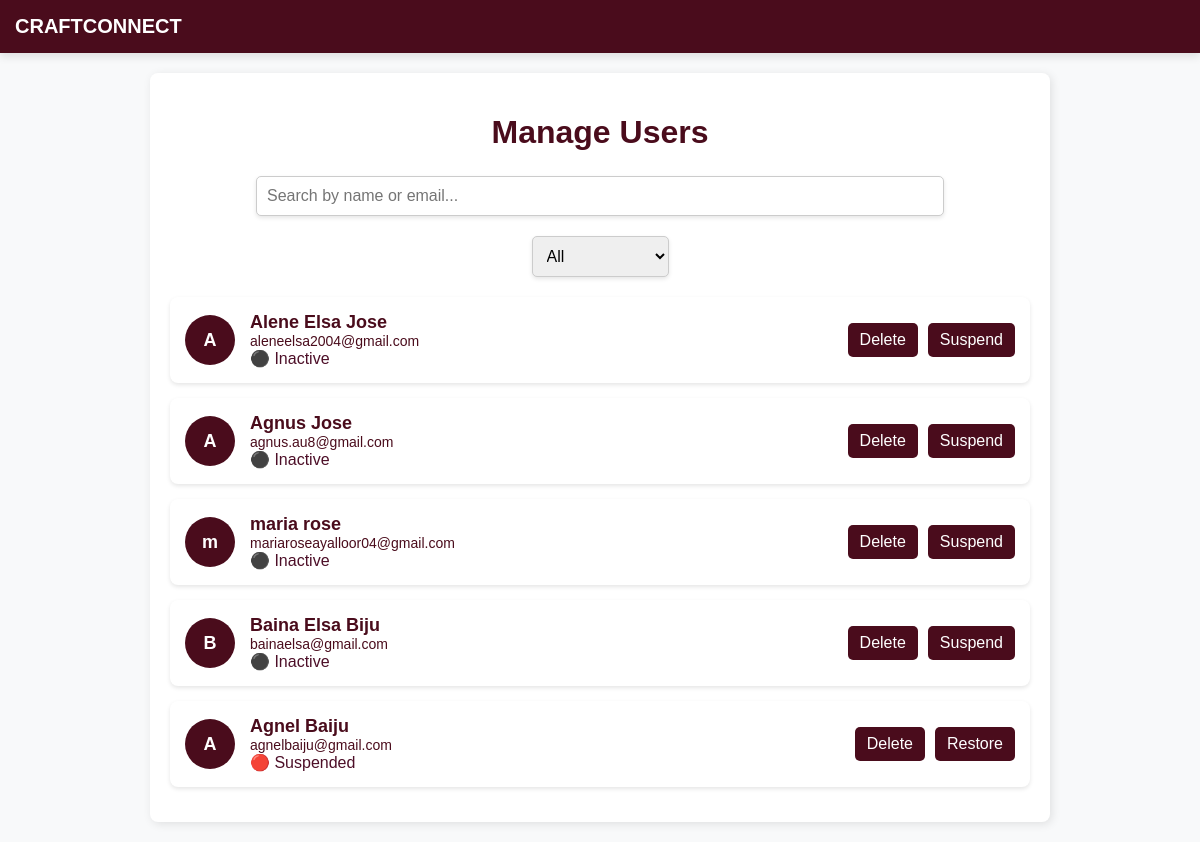
Page /admin/users (signed in) on the committed database.
### tables this page shows
CREATE TABLE users (
            id INTEGER PRIMARY KEY AUTOINCREMENT,
            name TEXT NOT NULL,
            email TEXT UNIQUE NOT NULL,
            password TEXT NOT NULL,
            user_type TEXT NOT NULL,
            profile_pic TEXT DEFAULT 'default_profile.jpg'
        , phone TEXT, whatsapp TEXT, address TEXT, description TEXT, username TEXT, suspended default 0, is_logged_in integer default 0);

### app.py (the view)
@app.route('/admin/users')
def admin_users():
    if 'admin_logged_in' not in session:
        return redirect('/admin')
    conn = get_db_connection()
    users = conn.execute('SELECT * FROM users').fetchall()
    cursor = conn.cursor()
    try:
        cursor.execute("ALTER TABLE products ADD COLUMN approved INTEGER DEFAULT 0;")
        conn.commit()
        print("✅ 'approved' column added successfully!")
    except sqlite3.OperationalError:
        print("⚠️ Column 'approved' already exists. No changes made.")
    conn.close()
    return render_template('admin_users.html', users=users)

### app.py (called while the page is built)
def get_db_connection():
    conn = sqlite3.connect("craftconnect.db")
    conn.row_factory = sqlite3.Row
    return conn

### templates/admin_users.html (shortened to what this page needs)
<!DOCTYPE html>
<html lang="en">
<head>
    <link rel="stylesheet" href="{{ url_for('static', filename='css/styles.css') }}">
</head>
<body>
    <div class="navbar">CRAFTCONNECT</div>
    <div class="container">
        <h1>Manage Users</h1>
        <div class="search-container">
            <input
                type="text"
                id="search-bar"
                placeholder="Search by name or email..."
                oninput="filterUsers()"
            />
        </div>
        <div class="filter-container">
            <select id="user-filter" onchange="filterUsers()">
                <option value="all">All</option>
            </select>
        </div>
        <div id="users-list">
        {% for user in users %}
        <div class="user-card" data-user-type="{{ user.user_type }}" onclick="window.location.href='/admin/user/{{ user.id }}'">
            <div class="user-avatar">{{ user.name[0] }}</div>
            <div class="user-info">
                <div class="user-name">{{ user.name }}</div>
                <div class="user-email">{{ user.email }}</div>
                <div class="user-status">
                    {% if user.suspended == 1 %}
                        🔴 Suspended
                    {% elif user.is_logged_in == 1 %}
                        🟢 Active
                    {% else %}
                        ⚫ Inactive
                    {% endif %}
                </div>
            </div>
            <a href="/admin/user/delete/{{ user.id }}" class="action-btn">Delete</a>
            {% if user.suspended == 0 %}
                <a href="/admin/user/suspend/{{ user.id }}" class="action-btn">Suspend</a>
            {% else %}
                <a href="/admin/user/restore/{{ user.id }}" class="action-btn">Restore</a>
            {% endif %}
        </div>
        {% endfor %}
        </div>
    </div>
</body>
</html>

### static/css/styles.css (style rules this page uses)
body { margin: 0; padding: 0; overflow-x: hidden; font-family: Arial, sans-serif; background: white; color: #4D0F28; min-height: 100vh; box-sizing: border-box; width:100%; max-width: 100%; }
.navbar { display: flex; justify-content: space-between; align-items: center; padding: 15px 30px; background: #4D0F28; color: white; box-shadow: 0px 4px 8px rgba(0, 0, 0, 0.1); max-width: 100%; flex-wrap: wrap; }
* { outline: none; box-sizing: border-box; max-width: 100vw; }
input, button { width: 100%; padding: 10px; margin-top: 5px; }

### templates/admin_users.html (style rules this page uses)
body { font-family: Arial, sans-serif; background-color: #f8f9fa; margin: 0; padding: 0; }
.navbar { width: 100%; background-color: #4a0c1c; padding: 15px; color: white; font-size: 20px; font-weight: bold; text-align: center; }
.container { max-width: 900px; margin: 20px auto; background: white; padding: 20px; border-radius: 8px; box-shadow: 2px 2px 10px rgba(0, 0, 0, 0.1); }
h1 { text-align: center; color: #4a0c1c; margin-bottom: 20px; }
.user-card { display: flex; align-items: center; background: white; border-radius: 8px; padding: 15px; margin-bottom: 15px; box-shadow: 0 2px 4px rgba(0, 0, 0, 0.1); transition: 0.3s; cursor: pointer; }
.user-avatar { width: 50px; height: 50px; border-radius: 50%; background-color: #4a0c1c; color: white; display: flex; align-items: center; justify-content: center; font-size: 18px; font-weight: bold; margin-right: 15px; }
.user-info { flex: 1; }
.user-name { font-size: 18px; font-weight: bold; color: #4a0c1c; }
.user-email { font-size: 14px; color: #4a0c1c; }
.action-btn { background-color: #4a0c1c; color: white; border: none; padding: 8px 12px; text-decoration: none; border-radius: 5px; cursor: pointer; transition: 0.3s; margin-left: 10px; }
.search-container { margin-bottom: 20px; text-align: center; }
#search-bar { width: 80%; padding: 10px; font-size: 16px; border: 1px solid #ccc; border-radius: 5px; box-shadow: 0 2px 4px rgba(0, 0, 0, 0.1); transition: 0.3s; }
.filter-container { margin-bottom: 20px; text-align: center; }
#user-filter { padding: 10px; font-size: 16px; border: 1px solid #ccc; border-radius: 5px; box-shadow: 0 2px 4px rgba(0, 0, 0, 0.1); transition: 0.3s; }

### rows in the picture
users: name "A", name "Alene Elsa Jose", email "aleneelsa2004@gmail.com", suspended "⚫ Inactive"
users: name "A", name "Agnus Jose", email "agnus.au8@gmail.com", suspended "⚫ Inactive"
users: name "m", name "maria rose", email "mariaroseayalloor04@gmail.com", suspended "⚫ Inactive"
users: name "B", name "Baina Elsa Biju", email "bainaelsa@gmail.com", suspended "⚫ Inactive"
users: name "A", name "Agnel Baiju", email "agnelbaiju@gmail.com", suspended "🔴 Suspended"
